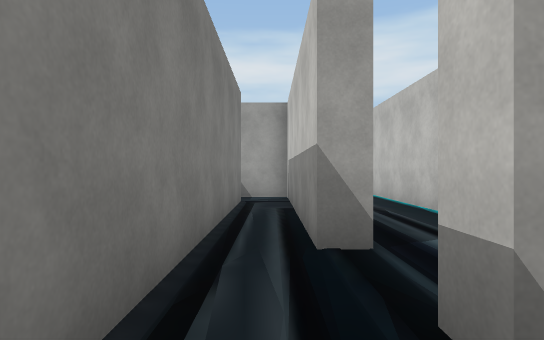
View 1 (above)

23 first-person views from a walk through a scene from a Unity 3-D project. The camera is 1.4 m above the floor, looks level and sees 75° across. The floor is counted in squares, 2 m on a side. Each view is taken from the middle of a square. On the plan, view 1 faces up. The plan holds only what a view shows up to about 11 squares ahead; the rest is blank. The place goes on beyond the plan. The player character is not drawn. Some surface patterns are stand-ins.

View 2
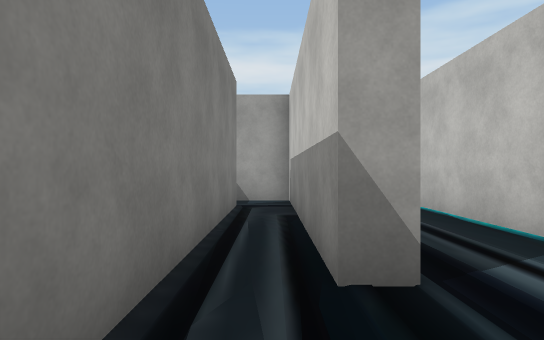

View 3
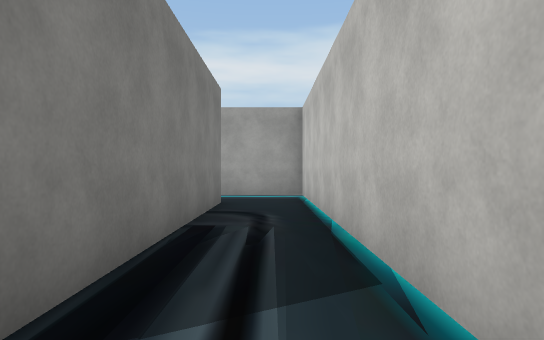

View 4
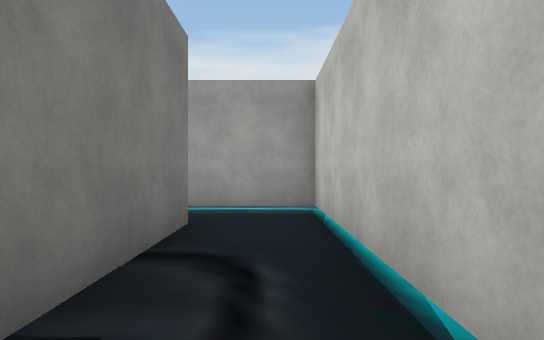

View 5
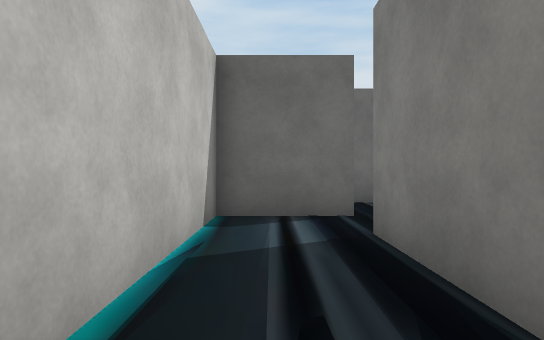

View 6
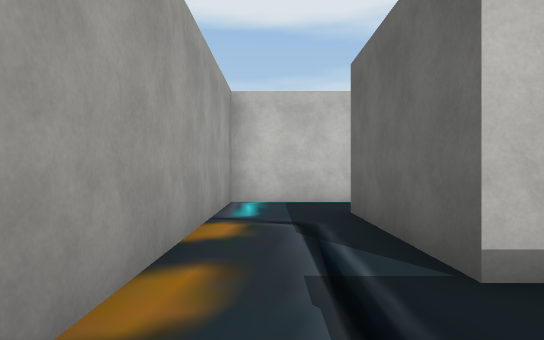

View 7
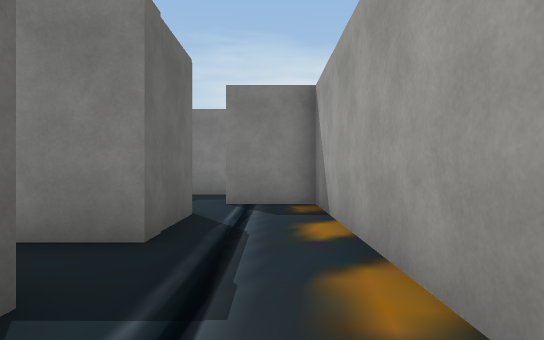

View 8
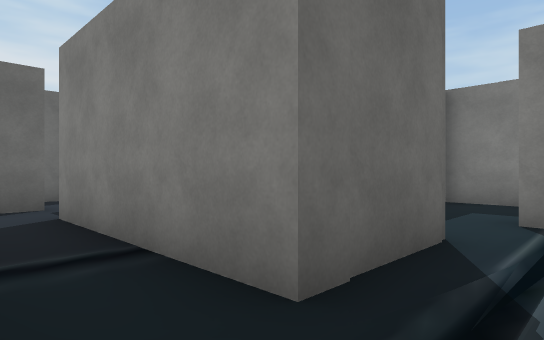

View 9
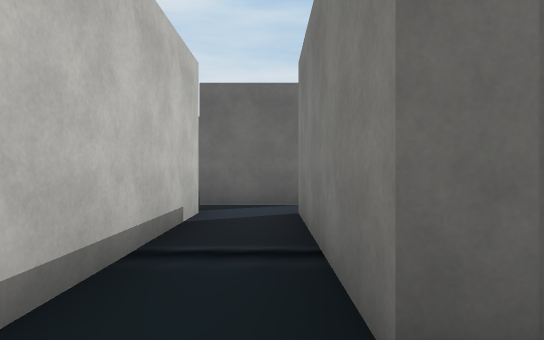

View 10
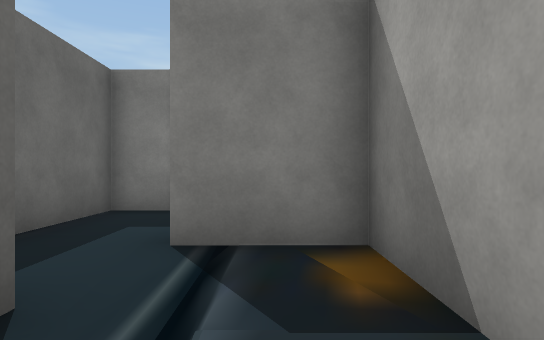

View 11
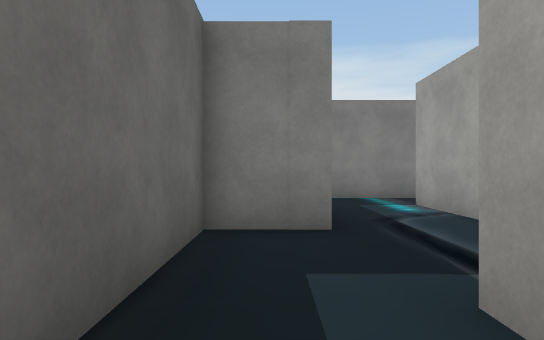

View 12
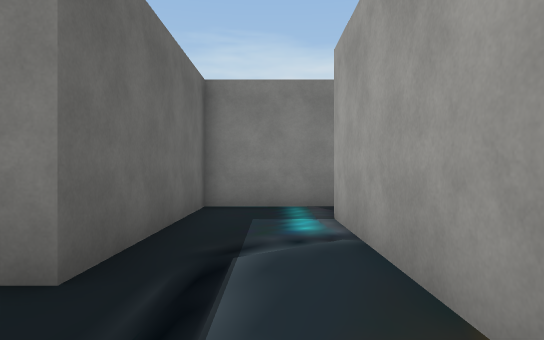

View 13
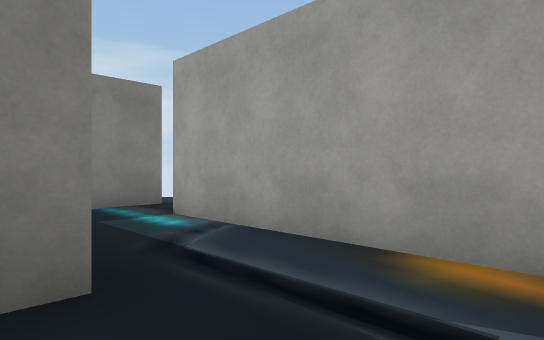

View 14
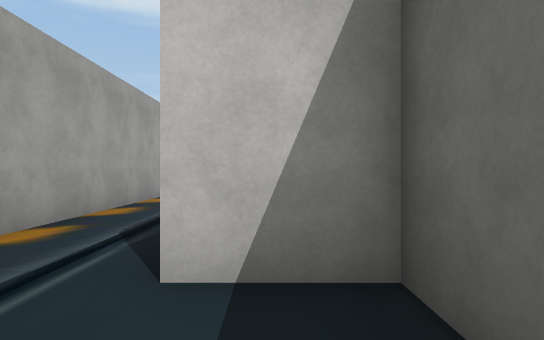

View 15
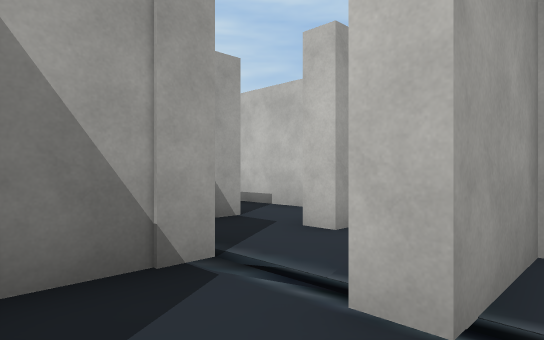

View 16
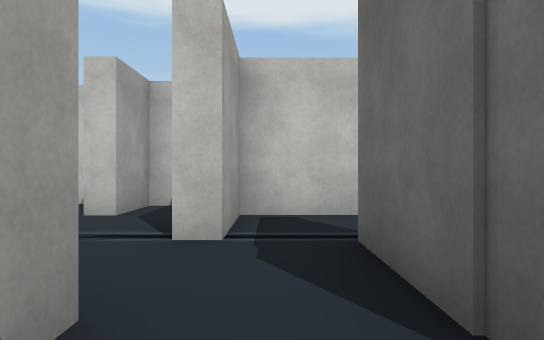

View 17
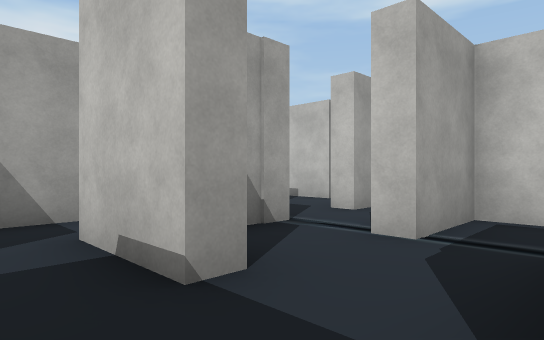

View 18
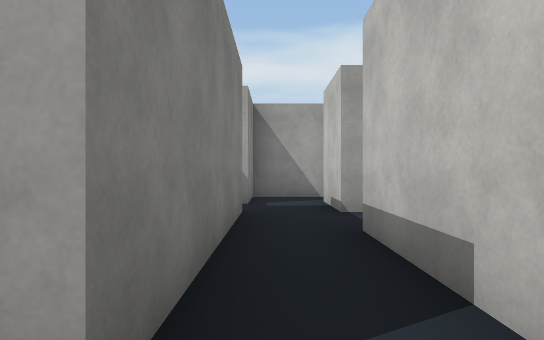

View 19
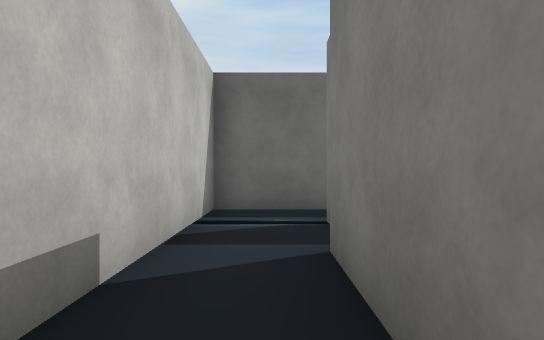

View 20
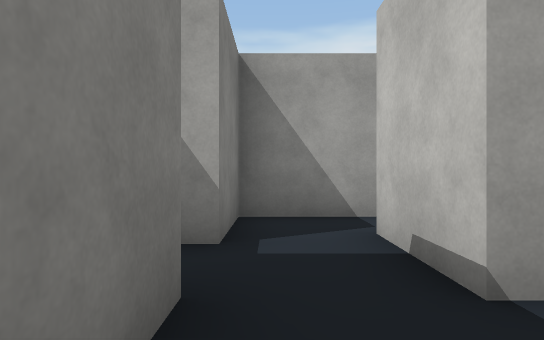

View 21
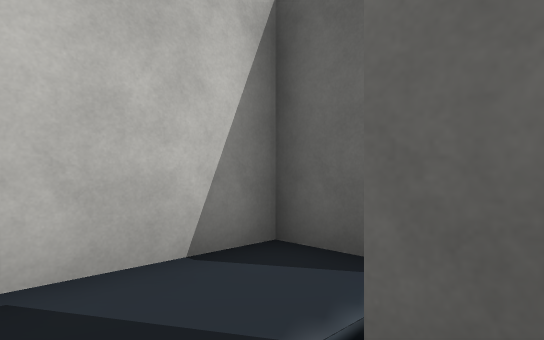

View 22
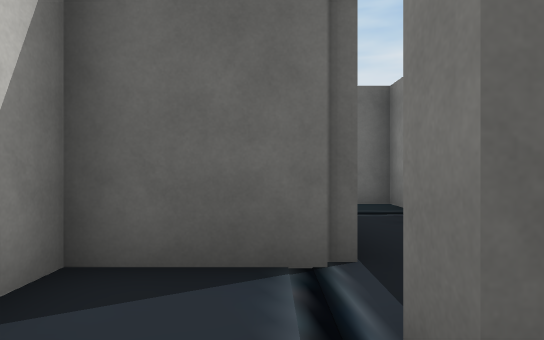

View 23
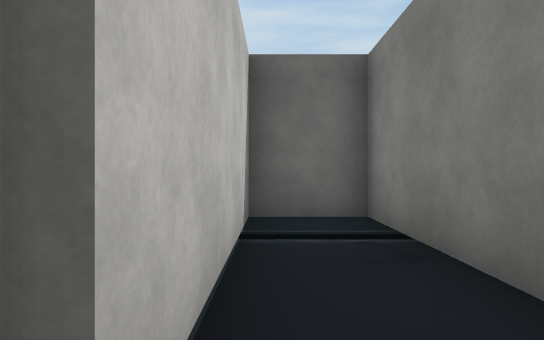

### Floor plan
Ten units are one square. View 1 is at (0, 0); x grows to the right and y downward. Boxes are objects, and circles mark ways between rooms. Rooms are numbered by the first view taken in them; rooms with no view inside come last. Other rooms are left out.
<svg viewBox="-163 -125 197 193">
<path fill="none" stroke="#000" d="M8 -10 8 -16M-2 6 2 6M-28 -97 9 -97 9 -32 4 -32M8 -16 29 -16 29 -119 -26 -119M-28 -48 -28 -97M-26 -119 -85 -119 -85 -101M-84 -82 -67 -82 -67 -97 -44 -97 -44 -53 -50 -53M-45 -34 -45 -39 -25 -39M-94 -119 -142 -119M-85 -101 -89 -101M-158 -114 -158 -97 -112 -97M-112 -97 -112 -82 -84 -82M-45 4 -45 -15 -64 -15 -64 -20M-90 -1 -65 -1 -65 4M-105 -20 -105 31M-82 -19 -90 -19 -90 -40M-84 -53 -105 -53 -105 -32M-110 63 -90 63 -90 -1M-85 29 -85 63 -67 63 -67 16 -45 16 -45 4M-7 -80 -7 -9M4 -32 4 -89M5 -92 -9 -92M-30 -29 -30 -34 -45 -34M-62 -34 -78 -34"/>
<circle cx="0" cy="-10" r="3" fill="#2a7"/>
<circle cx="-20" cy="-110" r="3" fill="#2a7"/>
<circle cx="10" cy="-25" r="3" fill="#2a7"/>
<circle cx="-80" cy="-90" r="3" fill="#2a7"/>
<circle cx="-50" cy="-40" r="3" fill="#2a7"/>
<circle cx="-95" cy="-100" r="3" fill="#2a7"/>
<circle cx="-80" cy="-10" r="3" fill="#2a7"/>
<circle cx="-55" cy="0" r="3" fill="#2a7"/>
<circle cx="-70" cy="-20" r="3" fill="#2a7"/>
<circle cx="-60" cy="-30" r="3" fill="#2a7"/>
<text x="0" y="-10">1</text>
<text x="20" y="-70">2</text>
<text x="-40" y="-80">3</text>
<text x="-110" y="-110">4</text>
<text x="-100" y="-90">5</text>
<text x="-60" y="-10">6</text>
<text x="-100" y="-10">7</text>
<text x="-70" y="30">8</text>
<text x="0" y="-60">9</text>
<text x="-50" y="-30">10</text>
<text x="-70" y="-30">11</text>
</svg>
Room 1 opens to room 9. Room 2 opens to room 3. Room 2 opens to room 9. Room 3 opens to room 5. Room 3 opens to room 10. Room 4 opens to room 5. Room 6 opens to room 7. Room 6 opens to room 8. Room 6 opens to room 11. Room 10 opens to room 11.

Where each view was taken, in squares from view 1:
view 1: 0 up, 0 right, facing up
view 2: 1 up, 0 right, facing up
view 3: 2 up, 2 right, facing up
view 4: 5 up, 2 right, facing up
view 5: 7 up, 2 right, facing down
view 6: 11 up, 5 left, facing right
view 7: 11 up, 1 left, facing left
view 8: 11 up, 3 left, facing down-left
view 9: 11 up, 4 left, facing down
view 10: 11 up, 5 left, facing left
view 11: 9 up, 7 left, facing left
view 12: 11 up, 9 left, facing left
view 13: 9 up, 9 left, facing up-left
view 14: 9 up, 9 left, facing right
view 15: 1 up, 8 left, facing up-right
view 16: 1 up, 10 left, facing right
view 17: 0 up, 10 left, facing up-right
view 18: 4 down, 10 left, facing up
view 19: 0 up, 10 left, facing down
view 20: 0 up, 10 left, facing up
view 21: 1 up, 7 left, facing down-right
view 22: 1 up, 6 left, facing down
view 23: 1 down, 7 left, facing down
